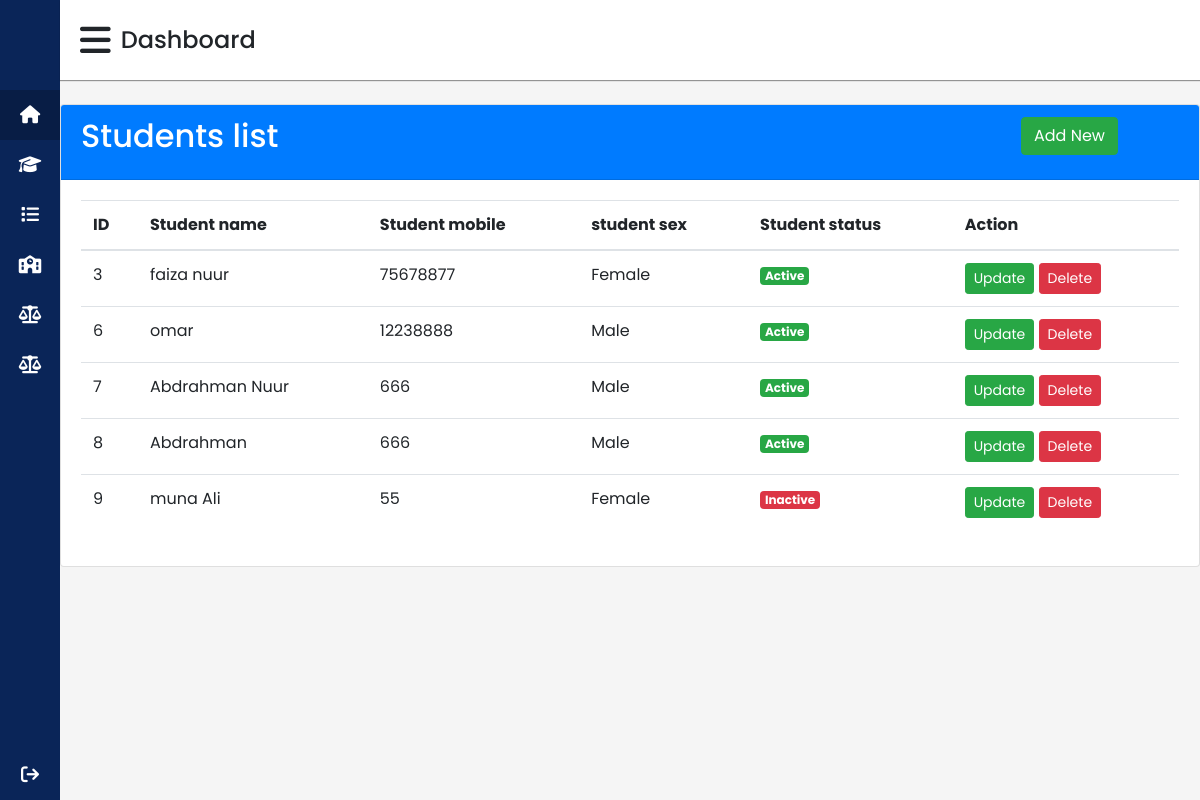
Page /students.php on the committed database.
### tables this page shows
CREATE TABLE `students` (
  `id` int(11) NOT NULL,
  `student_name` varchar(90) NOT NULL,
  `student_mobile` varchar(90) NOT NULL,
  `student_sex` enum('Male','Female') DEFAULT NULL,
  `student_status` enum('Active','Inactive') NOT NULL
);

### includes/DB.php (called while the page is built, shortened)
<?php
function getConnection()
 {
  try {
    $host = 'localhost';
    $user = 'root';
    $password = '';
    $dbName = 'elearning_db';
    return new mysqli($host, $user, $password, $dbName);
  } catch (Exception $e) {
    echo $e->getMessage();
    echo "there is error please return agoin";
    exit();
  }
}
function getStudents()
 {
  try {
    $conn = getConnection();
    $result = $conn->query(" SELECT * FROM students ");
    return $result->fetch_all(MYSQLI_ASSOC);
  } catch (Exception $e) {
    echo "<div class='alert alert-danger'>" . $e->getMessage() . "</div>";
  }
}

### students.php (the view, shortened to what this page needs)
<?php
include_once('includes/head.php');
include_once('includes/sidebar.php');
include_once('includes/navbar.php');
?>
<div class="main-content">
  <div class="card">
    <div class="card-header bg-primary text-white">
      <div class="row">
        <div class="col-md-10">
          <h2 class="card-title">
            Students list
          </h2>
        </div>
        <div class="col-md-2">
          <a href="add-students.php" class="btn btn-success">Add New</a>
        </div>
      </div>
    </div>
    <div class="card-body">
      <?php
      $students = getStudents();
      ?>
      <table class="table ">
        <thead>
          <tr>
            <th>ID</th>
            <th>Student name</th>
            <th>Student mobile</th>
            <th>student sex</th>
            <th>Student status</th>
            <th>Action</th>
          </tr>
        </thead>
        <tbody>
          <?php foreach ($students as $student) {  ?>
            <tr>
              <td><?php echo $student['id']; ?></td>
              <td><?php echo $student['student_name']; ?></td>
              <td><?php echo $student['student_mobile']; ?></td>
              <td><?php echo $student['student_sex']; ?></td>
              <td>
                <?php
                if ($student['student_status'] == 'Active') {  ?>
                  <span class="badge badge-success">Active</span>
                <?php  } else { ?>
                  <span class="badge badge-danger">Inactive</span>
                <?php } ?>
              </td>
              <td>
                <a href="update-student.php?id= <?php echo $student['id']; ?>" class="btn btn-success btn-sm">Update </a>
                <a href="delete-student.php?id= <?php echo $student['id']; ?>" class="btn btn-danger btn-sm" onclick="return checkDelete()">Delete </a>
              </td>
            </tr>
          <?php } ?>
        </tbody>
      </table>
    </div>
  </div>
</div>
<?php
include_once('includes/footer.php')
?>

### includes/head.php (shortened to what this page needs)
<!DOCTYPE html>
<html>
<head>
  <link rel="stylesheet" href="https://cdnjs.cloudflare.com/ajax/libs/font-awesome/6.5.0/css/all.min.css">
  <link rel="stylesheet" href="https://cdn.jsdelivr.net/npm/bootstrap@4.6.2/dist/css/bootstrap.min.css">
  <link rel="stylesheet" type="text/css" href="assets/css/main.css">
  <link rel="stylesheet" type="text/css" href="assets/css/sytle.css">
  <?php
  include_once('includes/DB.php');
  ?>
</head>
<body>

### includes/sidebar.php (shortened to what this page needs)
<div class="sidebar">
    <div class="brand-detail">
      <span class="brand-name">E-Learning</span>
    </div>
    <ul class="nav-links">
      <li>
        <a href="#" class="active">
          <i class="fa-solid fa-house"></i>
          <span class="links_name">Dashboard</span>
        </a>
      </li>
      <li>
        <a href="courses.php" class="">
        <i class="fa-solid fa-graduation-cap"></i>
        <span class ="links_name">Courses</span>
        </a>
      </li>
      <li>
        <a href="Students.php" class="">
        <i class="fa-solid fa-list"></i>
        <span class ="links_name">Students</span>
        </a>
      </li>
      <li>
        <a href="enrollment.php" class="">
        <i class="fa-solid fa-school"></i>
        <span class ="links_name">Enrollment</span>
        </a>
      </li>
      <li>
        <a href="Users.php" class="">
        <i class="fa-solid fa-scale-balanced"></i>
        <span class ="links_name">Users Managments</span>
        </a>
      </li>
      <li>
        <a href="enrollment_report.php" class="">
        <i class="fa-solid fa-scale-balanced"></i>
        <span class ="links_name">Enrollment Report</span>
        </a>
      </li>
      <li class="log_out">
        <a href="logout.php">
        <i class="fa fa-sign-out" aria-hidden="true"></i>
          <span class="links_name">Log out</span>
        </a>
      </li>
    </ul>
  </div>

### includes/navbar.php
<section class="main">
    <nav>
      <div class="sidebar-button">
        <i role="button" class='fa-solid fa-bars sidebarBtn'></i>
        <span class="dashboard">Dashboard</span>
      </div>
    </nav>

### includes/footer.php (shortened to what this page needs)
</section>
</body>
</html>

### assets/css/main.css (style rules this page uses)
* { margin: 0; padding: 0; box-sizing: border-box; font-family: 'Poppins', sans-serif; }
.sidebar { position: fixed; height: 100%; width: 240px; background: #0A2558; }
.sidebar .brand-detail { height: 80px; display: flex; align-items: center; }
.sidebar .brand-detail .brand-name { color: #fff; font-size: 24px; font-weight: 500; }
.sidebar .nav-links { margin-top: 10px; }
.sidebar .nav-links li { position: relative; list-style: none; height: 50px; }
.sidebar .nav-links li a { height: 100%; width: 100%; display: flex; align-items: center; text-decoration: none; }
.sidebar .nav-links li a.active { background: #081D45; }
.sidebar .nav-links li i { min-width: 60px; text-align: center; font-size: 18px; color: #fff; }
.sidebar .nav-links li a .links_name { color: #fff; font-size: 15px; font-weight: 400; white-space: nowrap; }
.sidebar .nav-links .log_out { position: absolute; bottom: 0; width: 100%; }
.main { position: relative; background: #f5f5f5; min-height: 100vh; width: calc(100% - 240px); left: 240px; transition: all 0.5s ease; }
.main nav { display: flex; justify-content: space-between; height: 80px; background: #fff; align-items: center; position: fixed; width: calc(100% - 240px); left: 240px; z-index: 100; padding: 0 20px; box-shadow: 0 1px 1px rgba(0, 0, 0, 0.4); }
.main nav .sidebar-button { display: flex; align-items: center; font-size: 24px; font-weight: 500; }
nav .sidebar-button i { font-size: 35px; margin-right: 10px; }
.main .main-content { position: relative; padding-top: 104px; }
@media (max-width: 1240px) { .sidebar { width: 60px; } }
@media (max-width: 1240px) { .main { width: calc(100% - 60px); left: 60px; } }
@media (max-width: 1240px) { .main nav { width: calc(100% - 60px); left: 60px; } }

### rows in the picture
students: id "3", student_name "faiza nuur", student_mobile "75678877", student_sex "Female", student_status "Active"
students: id "6", student_name "omar", student_mobile "12238888", student_sex "Male", student_status "Active"
students: id "7", student_name "Abdrahman Nuur", student_mobile "666", student_sex "Male", student_status "Active"
students: id "8", student_name "Abdrahman", student_mobile "666", student_sex "Male", student_status "Active"
students: id "9", student_name "muna Ali", student_mobile "55", student_sex "Female", student_status "Inactive"
